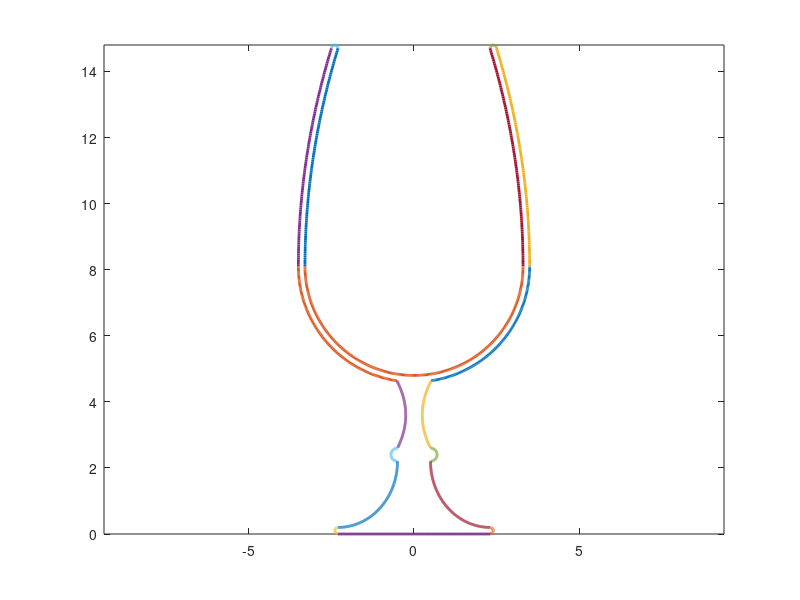

This figure's MATLAB source:
global CUP_GW = 0.2;
global OPEN_IR = 2.3;
global CUPU_H = 6.6;
global CUP_IR = 3.3;
global CUPL_IH = 3.3;
global STEM_R = 0.25;
global STEM_H = 2;
global BEAD_R = 0.7;
global BEAD_H = 0.4;
global LOW_R = 0.5;
global LOW_H = 2;
global BASE_MR = 2.4;
global BASE_R = 2.3;
global BASE_H = 0.2;

global CupU_Diff = CUP_IR - OPEN_IR;
global Cup_OR = CUP_IR + CUP_GW;
global CupL_OH = CUPL_IH + CUP_GW;
global Cup_Y = BASE_H + LOW_H + BEAD_H + STEM_H + CupL_OH;
global Lip_R = CUP_GW / 2;
global Lip_X = OPEN_IR + Lip_R;
global Lip_Y = Cup_Y + CUPU_H;
global Stem_Diff = LOW_R - STEM_R;
global Stem_VR = STEM_H / 2;
global Stem_CY = BASE_H + LOW_H + BEAD_H + Stem_VR;
global Bead_Diff = BEAD_R - LOW_R;
global Bead_VR = BEAD_H / 2;
global Bead_CY = BASE_H + LOW_H + Bead_VR;
global Low_Diff = BASE_R - LOW_R;
global Base_Diff = BASE_MR - BASE_R;
global Base_VR = BASE_H / 2;


function z = Stem_OverX_Sys(ab)
  global Cup_OR; global Stem_Diff; global STEM_R;
  global CupL_OH; global Cup_Y; global Stem_VR; global Stem_CY;
  z = zeros (2, 1);
  z(1) = Cup_OR*cos(ab(2)) - (Stem_Diff*ab(1)*ab(1)+STEM_R);
  z(2) = CupL_OH*sin(ab(2))+Cup_Y - (Stem_VR*ab(1)+Stem_CY);
endfunction
[ ab, z, info ] = fsolve (@Stem_OverX_Sys, [1; -pi/2]);
global Stem_OverH = ab(1) - 1;
global CupL_OInt = ab(2);

function dV = CupU_dHV (y)
  global CupU_Diff; global CUPU_H; global CUP_IR;
  dV = pi*(-CupU_Diff*y.*y/(CUPU_H*CUPU_H)+CUP_IR).^2;
endfunction
CupU_HV = quad("CupU_dHV", 0, CUPU_H);

function dV = CupL_dHV (y)
  global CUP_IR; global CUPL_IH;
  dV = pi*CUP_IR*CUP_IR*(1-y.*y/(CUPL_IH*CUPL_IH));
endfunction
CupL_HV = quad("CupL_dHV", 0, CUPL_IH);

Hold_Volume = CupU_HV + CupL_HV


Lip_GV = pi*pi*Lip_X*Lip_R*Lip_R;

function dV = CupU_dOV (y)
  global CupU_Diff; global CUPU_H; global Cup_OR;
  dV = pi*(-CupU_Diff*y.*y/(CUPU_H*CUPU_H)+Cup_OR).^2;
endfunction
CupU_GV = quad("CupU_dOV", 0, CUPU_H) - CupU_HV;

function dV = CupL_dOV (y)
  global Cup_OR; global CupL_OH;
  dV = pi*Cup_OR*Cup_OR*(1-y.*y/(CupL_OH*CupL_OH));
endfunction
CupL_Int_UB = CupL_OH - Stem_VR*Stem_OverH;
CupL_GV = quad("CupL_dOV", 0, CupL_Int_UB) - quad("CupL_dHV", 0, min(CupL_Int_UB, CUPL_IH));

function dV = Stem_dV (y)
  global Stem_Diff; global Stem_VR; global STEM_R;
  dV = pi*(Stem_Diff*y.*y/(Stem_VR*Stem_VR)+STEM_R).^2;
endfunction
Stem_V = quad("Stem_dV", -Stem_VR, (1+Stem_OverH)*Stem_VR);

function dV = Bead_dV (y)
  global Bead_Diff; global Bead_VR; global LOW_R;
  dV = pi*(Bead_Diff*sin(acos(y/Bead_VR))+LOW_R).^2;
endfunction
Bead_V = quad("Bead_dV", -Bead_VR, Bead_VR);

function dV = Low_dV (y)
  global Low_Diff; global LOW_H; global BASE_R;
  dV = pi*(Low_Diff*cos(asin(y/LOW_H-1))+BASE_R).^2;
endfunction
Low_V = quad("Low_dV", 0, LOW_H);

function dV = Base_dV (y)
  global Base_Diff; global Base_VR; global BASE_R;
  dV = pi*(Base_Diff*sin(acos(y/Base_VR))+BASE_R).^2;
endfunction
Base_V = quad("Base_dV", -Base_VR, Base_VR);

Glass_Volume = Lip_GV + CupU_GV + CupL_GV + Stem_V + Bead_V + Low_V + Base_V

Cup_Glass_Volume = Lip_GV + CupU_GV + CupL_GV
Bottom_Glass_Volume = Stem_V + Bead_V + Low_V + Base_V
Bottom_H = Stem_OverH*Stem_VR + STEM_H + BEAD_H + LOW_H + BASE_H

global PREC = 0.01;

a=1+Stem_OverH:-PREC:-1;
b=-pi:PREC:0;
c=0:PREC:1;
d=-1:PREC:1;
f=CupL_OInt:PREC:0;

Lx = Lip_R*cos(-b)+Lip_X; Ly = Lip_R*sin(-b)+Lip_Y;
AIx = -CupU_Diff*c.*c+CUP_IR; AIy = CUPU_H*c+Cup_Y;
AOx = -CupU_Diff*c.*c+Cup_OR; AOy = CUPU_H*c+Cup_Y;
BIx = CUP_IR*cos(b); BIy = CUPL_IH*sin(b)+Cup_Y;
BOx = Cup_OR*cos(f); BOy = CupL_OH*sin(f)+Cup_Y;
Cx = Stem_Diff*a.*a+STEM_R; Cy = Stem_VR*a+Stem_CY;
Dx = -Bead_Diff*sin(b)+LOW_R; Dy = Bead_VR*cos(b)+Bead_CY;
Ex = -Low_Diff*cos(b/2)+BASE_R; Ey = LOW_H*(sin(b/2)+1)+BASE_H;
Fx = -Base_Diff*sin(b)+BASE_R; Fy = Base_VR*cos(b)+Base_VR;
Gx = BASE_R*d; Gy = 0*d;

plot (...
      BOx, BOy, "linewidth", 2, ...
      -BOx, BOy, "linewidth", 2, ...
      ...
      AOx, AOy, "linewidth", 2, ...
      -AOx, AOy, "linewidth", 2, ...
      ...
      Lx, Ly, "linewidth", 2, ...
      -Lx, Ly, "linewidth", 2, ...
      ...
      AIx, AIy, "linewidth", 2, ...
      -AIx, AIy, "linewidth", 2, ...
      ...
      BIx, BIy, "linewidth", 2, ...
      ...
      Cx, Cy, "linewidth", 2, ...
      -Cx, Cy, "linewidth", 2, ...
      ...
      Dx, Dy, "linewidth", 2, ...
      -Dx, Dy, "linewidth", 2, ...
      ...
      Ex, Ey, "linewidth", 2, ...
      -Ex, Ey, "linewidth", 2, ...
      ...
      Fx, Fy, "linewidth", 2, ...
      -Fx, Fy, "linewidth", 2, ...
      Gx, Gy, "linewidth", 2 ...
      );
axis ("equal");
